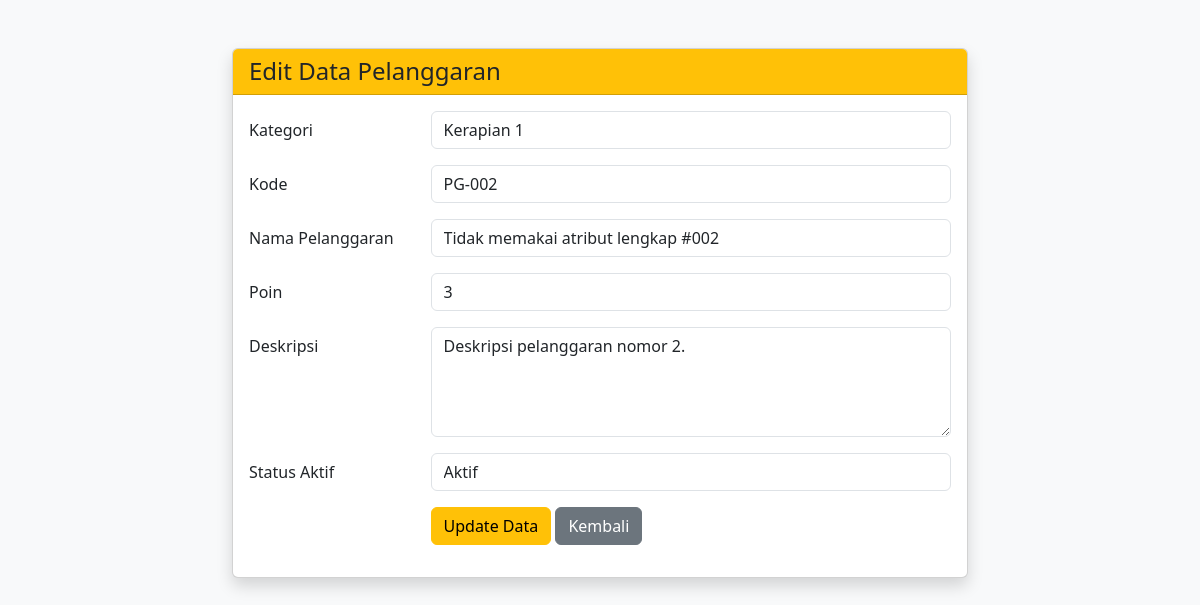
/edit_pelanggaran.php?id=2 (signed in), run on the app's committed database.
### tables this page shows
CREATE TABLE `t_pelanggaran` (
  `id` int(11) NOT NULL,
  `pelanggaran_kategori_id` int(11) DEFAULT NULL,
  `kode` varchar(30) DEFAULT NULL,
  `nama` varchar(150) DEFAULT NULL,
  `poin` int(11) NOT NULL,
  `deskripsi` text NOT NULL,
  `status_aktif` tinyint(1) NOT NULL,
  `created_at` timestamp NOT NULL DEFAULT current_timestamp(),
  `updated_at` timestamp NOT NULL DEFAULT current_timestamp()
);

CREATE TABLE `t_pelanggaran_kategori` (
  `id` int(11) NOT NULL,
  `nama` varchar(100) DEFAULT NULL,
  `deskripsi` text NOT NULL,
  `status_aktif` tinyint(1) NOT NULL,
  `created_at` timestamp NOT NULL DEFAULT current_timestamp(),
  `updated_at` timestamp NOT NULL DEFAULT current_timestamp()
);

### edit_pelanggaran.php (the view, shortened to what this page needs)
<?php
include 'config/koneksi.php';
$id = mysqli_real_escape_string($koneksi, $_GET['id']);
$query = mysqli_query($koneksi, "SELECT * FROM t_pelanggaran WHERE id = '$id'");
$pelanggaran = mysqli_fetch_assoc($query);
$sql_kategori = "SELECT * FROM t_pelanggaran_kategori ORDER BY nama ASC";
$query_kategori = mysqli_query($koneksi, $sql_kategori);
?>
<!DOCTYPE html>
<html lang="id">
<head>
    <link href="https://cdn.jsdelivr.net/npm/bootstrap@5.3.8/dist/css/bootstrap.min.css" rel="stylesheet">
</head>
<body class="bg-light">
<div class="container mt-5">
    <div class="row justify-content-center">
        <div class="col-md-8">
            <div class="card shadow">
                <div class="card-header bg-warning text-dark">
                    <h4 class="mb-0">Edit Data Pelanggaran</h4>
                </div>
                <div class="card-body">
                    <form action="proses_pelanggaran.php" method="POST">
                        <div class="mb-3 row">
                            <label class="col-sm-3 col-form-label">Kategori</label>
                            <div class="col-sm-9">
                                <select name="pelanggaran_kategori_id" class="form-control" required>
                                    <?php while ($kategori = mysqli_fetch_assoc($query_kategori)) { ?>
                                        <option value="<?= $kategori['id']; ?>" <?= ($pelanggaran['pelanggaran_kategori_id'] == $kategori['id']) ? 'selected' : ''; ?>>
                                            <?= htmlspecialchars($kategori['nama']); ?>
                                        </option>
                                    <?php } ?>
                                </select>
                            </div>
                        </div>
                        <div class="mb-3 row">
                            <label class="col-sm-3 col-form-label">Kode</label>
                            <div class="col-sm-9">
                                <input type="text" name="kode" class="form-control" value="<?= htmlspecialchars($pelanggaran['kode']); ?>" required>
                            </div>
                        </div>
                        <div class="mb-3 row">
                            <label class="col-sm-3 col-form-label">Nama Pelanggaran</label>
                            <div class="col-sm-9">
                                <input type="text" name="nama" class="form-control" value="<?= htmlspecialchars($pelanggaran['nama']); ?>" required>
                            </div>
                        </div>
                        <div class="mb-3 row">
                            <label class="col-sm-3 col-form-label">Poin</label>
                            <div class="col-sm-9">
                                <input type="number" name="poin" class="form-control" min="0" value="<?= htmlspecialchars($pelanggaran['poin']); ?>" required>
                            </div>
                        </div>
                        <div class="mb-3 row">
                            <label class="col-sm-3 col-form-label">Deskripsi</label>
                            <div class="col-sm-9">
                                <textarea name="deskripsi" class="form-control" rows="4" required><?= htmlspecialchars($pelanggaran['deskripsi']); ?></textarea>
                            </div>
                        </div>
                        <div class="mb-3 row">
                            <label class="col-sm-3 col-form-label">Status Aktif</label>
                            <div class="col-sm-9">
                                <select name="status_aktif" class="form-control" required>
                                    <option value="1" <?= ($pelanggaran['status_aktif'] == 1) ? 'selected' : ''; ?>>Aktif</option>
                                </select>
                            </div>
                        </div>
                        <div class="mb-3 row">
                            <div class="col-sm-9 offset-sm-3">
                                <button type="submit" class="btn btn-warning">Update Data</button>
                                <a href="pelanggaran.php" class="btn btn-secondary">Kembali</a>
                            </div>
                        </div>
                    </form>
                </div>
            </div>
        </div>
    </div>
</div>
</body>
</html>

### data on the page
t_pelanggaran: pelanggaran_kategori_id "Kerapian 1", kode "PG-002", nama "Tidak memakai atribut lengkap #002", poin "3", deskripsi "Deskripsi pelanggaran nomor 2.", status_aktif "Aktif"
